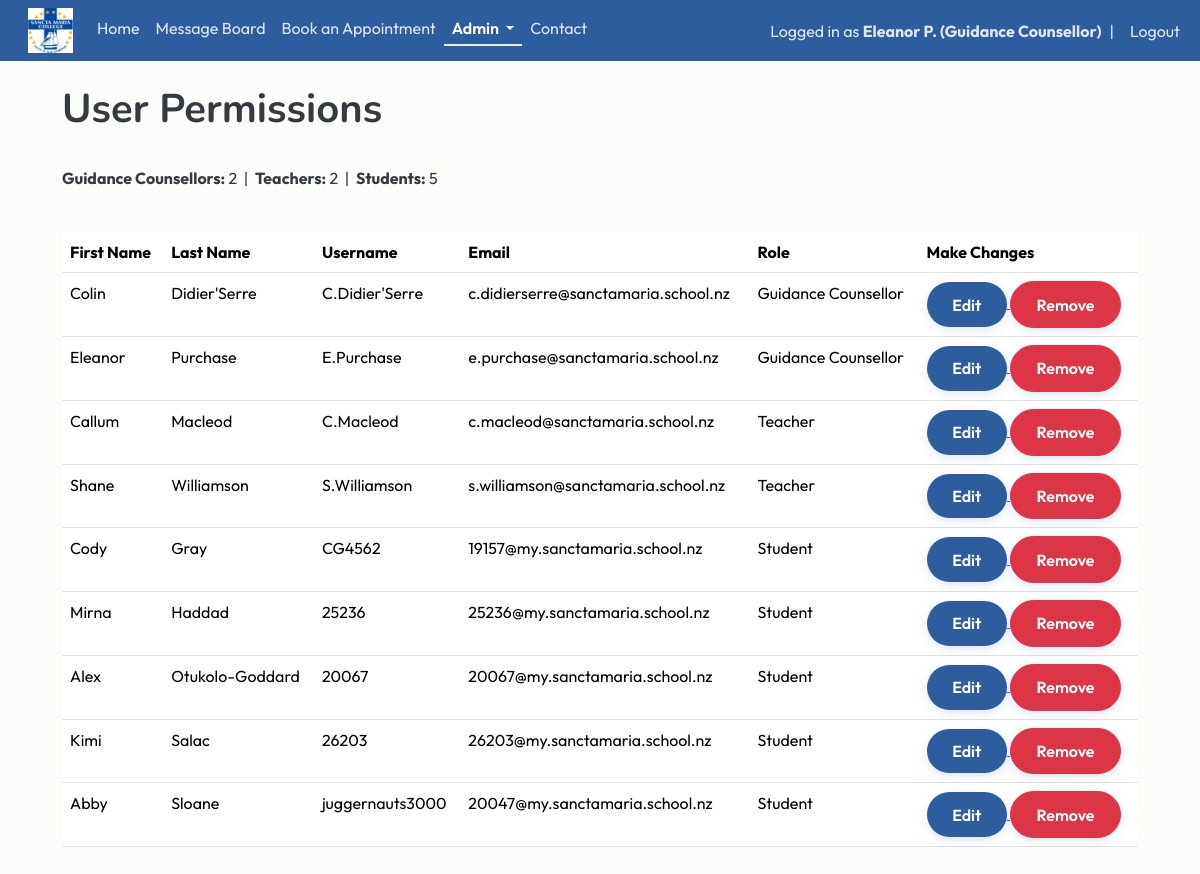
The page /permissions (signed in) on the database its author committed.
### website/models.py (models this page shows)
class User(db.Model, UserMixin):
    id = db.Column(db.Integer, primary_key=True)
    email = db.Column(db.String(150), unique=True)
    fname = db.Column(db.String(20))
    lname = db.Column(db.String(20))
    username = db.Column(db.String(150), unique=True)
    role = db.Column(db.String(150))
    password = db.Column(db.String(150))
    date_created = db.Column(db.DateTime(timezone=True), default=func.now())
    posts = db.relationship("Post", backref="user", cascade="all, delete-orphan")
    comments = db.relationship("Comment", backref="user", cascade="all, delete-orphan")
    likes = db.relationship("Like", backref="user", cascade="all, delete-orphan")
    appointments = db.relationship('Appointment', foreign_keys="Appointment.counsellor_id", back_populates="counsellor")

### website/views.py (the view)
@views.route("/permissions")
@login_required
def permissions():
    if current_user.role not in ["Teacher", "Guidance Counsellor"]:
        flash("Access Denied", category='error')
        return redirect(url_for('views.home'))
    users = User.query.all()
    role_order = {"Guidance Counsellor": 1, "Teacher": 2, "Student": 3}
    users.sort(key=lambda u: (role_order.get(u.role, 99), u.lname.lower(), u.fname.lower()))
    counsellor_count = sum(1 for user in users if user.role == "Guidance Counsellor")
    teacher_count = sum(1 for user in users if user.role == "Teacher")
    student_count = sum(1 for user in users if user.role == "Student")
    return render_template("permissions.html", user=current_user, users=users, counsellor_count=counsellor_count, teacher_count=teacher_count, student_count=student_count)

### website/__init__.py (called while the page is built)
def create_app():
    app = Flask(__name__)
    app.config['SECRET_KEY'] = "DQiAlMIU5u5eeLDw4KPMHx4d"
    app.config['SQLALCHEMY_DATABASE_URI'] = f'sqlite:///{DB_NAME}'
    db.init_app(app)
    from .views import views
    from .auth import auth
    app.register_blueprint(views, url_prefix="/")
    app.register_blueprint(auth, url_prefix="/")
    from .models import User, Post
    with app.app_context():
        db.create_all()
    login_manager = LoginManager()
    login_manager.login_view = "auth.login"
    login_manager.init_app(app)
    @login_manager.user_loader
    def load_user(id):
        return User.query.get(int(id))
    return app

### website/templates/permissions.html
 {% extends "template.html" %} {% block title %} User Permissions {% endblock %}
  {% block content %}
  <div class="container page-content">
    <br/>
    <h1>{% block header %} User Permissions {% endblock %}</h1>
    <br/>
        <p>
            <strong>Guidance Counsellors:</strong> {{ counsellor_count }}
            &nbsp;|&nbsp;
            <strong>Teachers:</strong> {{ teacher_count }}
            &nbsp;|&nbsp;
            <strong>Students:</strong> {{ student_count }}
        </p>
        <br/>
    <table class="table table-hover">
            <tr>
                <th>First Name</th>
                <th>Last Name</th>
                <th>Username</th>
                <th>Email</th>
                <th>Role</th>
                <th>Make Changes</th>
            </tr>
            {% for user in users %}
            <tr>
                <td>{{user.fname}}</td>
                <td>{{user.lname}}</td>
                <td>{{user.username}}</td>
                <td>{{user.email}}</td>
                <td>{{user.role}}</td>
                <th>
                    <a href="/update-user/{{user.id}}">
                        <button type="button" class="btn btn-primary">Edit</button>
                    </a>
                    <a href="/delete-user/{{user.id}}">
                        <button type="button" class="btn btn-danger">Remove</button>
                    </a>
                </th>
            </tr>
            {% endfor %}
        </table>
  </div>
  {% endblock %}

### website/templates/template.html (shortened to what this page needs)
<!DOCTYPE html>
<html>
    <head>
        <link href="https://cdn.jsdelivr.net/npm/bootstrap@5.3.8/dist/css/bootstrap.min.css" rel="stylesheet">
        <link rel="stylesheet" type="text/css" href="{{ url_for('static', filename='main.css') }}">
    </head>
    <body>
        <nav class="navbar navbar-expand-lg sticky-top">
            <div class="container-fluid">
              <div class="collapse navbar-collapse" id="navbarSupportedContent">
                <ul class="navbar-nav me-auto mb-2 mb-lg-0">
                  <li class="nav-item">
                      <a class="navbar-brand" href="/home">
                          <img src="{{ url_for('static', filename='img/schoollogo.jpg') }}" width="45px" height="45px">
                      </a>
                  </li>
                  <li class="nav-item">
                      <a class="nav-link {% if request.path == '/home' %}active{% endif %}" href="/home">Home</a>
                  </li>
                  {% if user.is_authenticated %}
                  <li class="nav-item">
                    <a class="nav-link {% if request.path == '/blog' %}active{% endif %}" href="/blog">Message Board</a>
                  </li>
                  <li class="nav-item">
                      <a class="nav-link {% if request.path == '/book-appointment' %}active{% endif %}" href="/book-appointment">Book an Appointment</a>
                  </li>
                  {% if current_user.role in ["Guidance Counsellor", "Teacher"] %}
                  <li class="nav-item dropdown">
                      <a class="nav-link dropdown-toggle {% if request.path in ['/notifications', '/permissions'] %}active{% endif %}"
                        href="#"
                        role="button"
                        data-bs-toggle="dropdown"
                        aria-expanded="false">
                            Admin
                      </a>
                  </li>
                  {% endif %}
                  {% endif %}
                  <li class="nav-item">
                      <a class="nav-link {% if request.path == '/contact' %}active{% endif %}" href="/contact">Contact</a>
                  </li>
                </ul>
                <ul class="navbar-nav ms-auto align-items-center">
                {% if user.is_authenticated %}
                <li class="nav-item">
                    <span class="navbar-text">
                        Logged in as <strong>{{ user.fname }} {{ user.lname[0] }}. ({{ user.role }})</strong>
                    </span>
                </li>
                <li class="nav-item mx-2">
                    <span class="navbar-text">|</span>
                </li>
                <li class="nav-item">
                    <a class="nav-link py-0" href="/logout">Logout</a>
                </li>
                {% endif %}
                </ul>
              </div>
            </div>
          </nav>
        <main>{% block content %} {% endblock %}</main>
      </body>
</html>

### website/static/main.css (style rules this page uses)
:root { --navy: #2E5D9F; --blue: #5D8CC7; --seafoam: #e7f3fc; --light-blue: #F5FAFE; --cream: #FCFCFA; --text: #343A40; --danger: #C86B6B; --radius: 18px; --section-padding: 6rem; }
.navbar { background-color:var(--navy); }
.navbar .nav-link, .navbar .navbar-text { color: rgba(255,255,255,0.85); transition: 0.2s ease; }
.navbar .nav-link.active { color: #FFFFFF; font-weight: 600; border-bottom: 2px solid var(--seafoam); padding-bottom: 4px; }
body { background-color: var(--cream); color: var(--text); font-family: 'Outfit', Arial, sans-serif; }
h1,h2,h3 { font-family: 'Nunito', Arial, sans-serif; font-weight: 700; }
p { line-height:1.7; }
.container { max-width: 1100px; }
.btn { border-radius: 30px; padding: .65rem 1.6rem; font-weight: 600; transition: all .25s ease; box-shadow: 0 3px 10px rgba(46,93,159,.15); }
.btn-primary { background: var(--navy); border: none; color: white; }
.page-content { padding-bottom: 4rem; }

### rows shown on the page
User: fname "Eleanor", lname "P", role "Guidance Counsellor", lname "Purchase", username "E.Purchase", email "e.purchase@sanctamaria.school.nz"
User: fname "Colin", lname "Didier'Serre", username "C.Didier'Serre", email "c.didierserre@sanctamaria.school.nz", role "Guidance Counsellor"
User: fname "Callum", lname "Macleod", username "C.Macleod", email "c.macleod@sanctamaria.school.nz", role "Teacher"
User: fname "Shane", lname "Williamson", username "S.Williamson", email "s.williamson@sanctamaria.school.nz", role "Teacher"
User: fname "Cody", lname "Gray", username "CG4562", email "19157@my.sanctamaria.school.nz", role "Student"
User: fname "Mirna", lname "Haddad", username "25236", email "25236@my.sanctamaria.school.nz", role "Student"
User: fname "Alex", lname "Otukolo-Goddard", username "20067", email "20067@my.sanctamaria.school.nz", role "Student"
User: fname "Kimi", lname "Salac", username "26203", email "26203@my.sanctamaria.school.nz", role "Student"
User: fname "Abby", lname "Sloane", username "juggernauts3000", email "20047@my.sanctamaria.school.nz", role "Student"

### other values the page prints
{{ counsellor_count }} "2"
{{ teacher_count }} "2"
{{ student_count }} "5"
